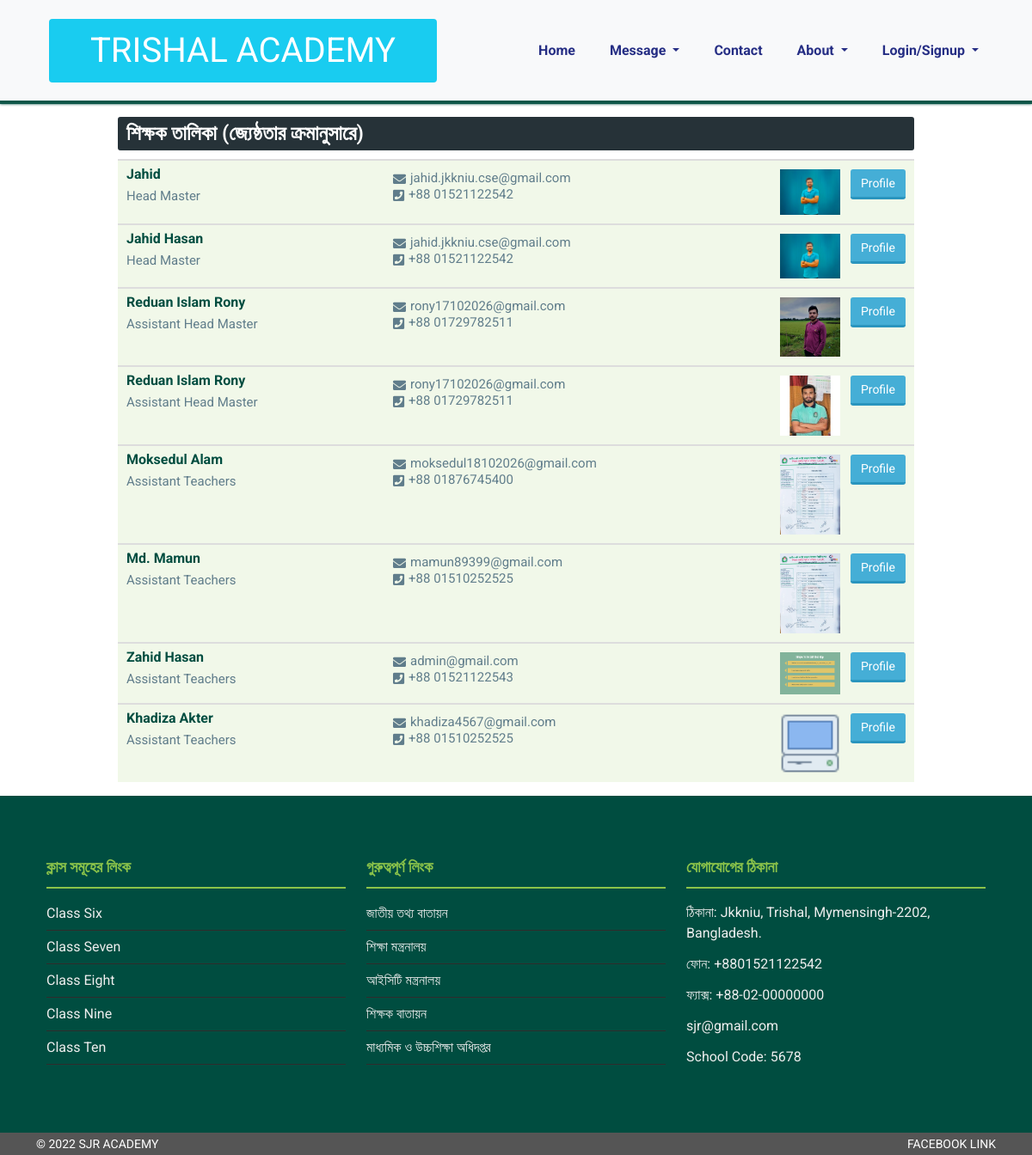
Screenshot of /information/teachers.php with the database file from the repository.
### tables this page shows
CREATE TABLE `employees` (
  `id` int(11) NOT NULL,
  `name` varchar(100) NOT NULL,
  `phone` varchar(50) NOT NULL,
  `email` varchar(50) NOT NULL,
  `designation` int(11) NOT NULL,
  `class` int(11) NOT NULL,
  `subject` varchar(100) NOT NULL,
  `join_date` date NOT NULL,
  `cv` varchar(50) NOT NULL DEFAULT 'default.pdf',
  `photo` varchar(50) NOT NULL DEFAULT 'default.jpg',
  `category` int(11) NOT NULL
);

### information/teachers.php (the view)
<?php
require '../dashboard/header.php';
$designationQry="SELECT * FROM designations ORDER BY value DESC";
$designations=mysqli_query($db_connect, $designationQry);
$idToDesgnation= array();
foreach($designations as $designation){
    $did=$designation['id'];
    $idToDesgnation[$did]=$designation['designation_name'];
}
$categoryQry="SELECT * FROM employee_categories";
$categories=mysqli_query($db_connect, $categoryQry);
$idToCategory= array();
foreach($categories as $category){
    $cid=$category['id'];
    $idToCategory[$cid]=$category['category_name'];
}
?>
<section class="mt-3 mb-3">
    <div class="container">
        <div class="row">
            <div class="col-lg-1"></div>
            <div class="col-lg-10">
                 <div class="about-right">
                     <div class="about-right-head">
                         <h3> শিক্ষক তালিকা (জ্যেষ্ঠতার ক্রমানুসারে)</h3>
                     </div>
                     <div class="about-right-body">
                        <?php foreach($designations as $designation){
                             $designationId=$designation['id'];
                             $memberQry="SELECT * FROM employees WHERE designation='$designationId' ORDER BY join_date";
                             $members=mysqli_query($db_connect, $memberQry);
                             foreach($members as $member){
                                 $categoryId=$member['category'];
                                 if($idToCategory[$categoryId]=="Teachers"){
                                 ?>
                                <div class="about-right-item">
                                    <div class="row">
                                        <div class="col-lg-4 col-sm-12">
                                            <div class="section-A">
                                                <h3><?=$member['name']?></h3>
                                                <p class="mt-2"><?=$idToDesgnation[$member['designation']]?></p>
                                            </div>
                                        </div>
                                        <div class="col-lg-4 col-sm-12">
                                            <div class="section-B">
                                                <p><i class="fas fa-envelope"></i><?=$member['email']?></p>
                                                <p><i class="fa fa-phone-square" aria-hidden="true"></i><?="+88 ".$member['phone']?></p>
                                            </div>
                                        </div>
                                        <div class="col-lg-4 extra1">
                                            <div class="section-C">
                                                <img src="../admin/uploads/photo/<?=$member['photo']?>" width="70" alt="">
                                                <a href="#">Profile</a>
                                            </div>
                                        </div>
                                    </div>
                                </div>
                            <?php }
                             }
                            }
                        ?>
                     </div>
                 </div>
             </div>
             <div class="col-lg-1"></div>
        </div>
    </div>
</section>
<?php
require '../dashboard/footer.php';
?>

### css/style.css (style rules this page uses)
* { padding: 0; margin: 0; outline: 0; box-sizing: border-box; }
body { background: #fff; font-family: 'Roboto', sans-serif; font-weight: 400; line-height: 26px; }
a { text-decoration: none; }
h1, h2, h3, h4, h5, h6, p { line-height: .8; }
.h1, .h2, .h3, .h4, .h5, .h6, h1, h2, h3, h4, h5, h6 { margin-bottom: 0rem; }
p { margin-top: 0; margin-bottom: 0rem; }

### css/about.css (style rules this page uses)
* { padding: 0; margin: 0; outline: 0; }
a { text-decoration: none; }
.h1, .h2, .h3, .h4, .h5, .h6, h1, h2, h3, h4, h5, h6 { margin-top: 0; margin-bottom: 0rem; }
p { margin-top: 0; margin-bottom: 0rem; }
.about-right-head h3 { color: #fff; padding: 10px; background: #263238; border-radius: 3px; font-weight: 600; font-family: 'Roboto', sans-serif; font-size: 24px; margin-bottom: 10px; }
.about-right-item { border-top: 2px solid #ddd; background-color: #F1F8E9; padding: 10px; transition: .3s; }
.section-A h3 { font-size: 16px; color: #004D40; font-weight: 700; font-family: 'Roboto', sans-serif; }
.section-A p { font-family: 'Roboto', sans-serif; font-weight: 400; font-size: 15px; color: #607D8B; padding-top: 4px; }
.section-B p { font-family: 'Roboto', sans-serif; font-weight: 400; font-size: 15px; color: #607D8B; padding-top: 4px; }
.section-B p i { padding-right: 5px; vertical-align: middle; }
.extra1 { display: flex; justify-content: right; }
.section-C a { vertical-align: top; background: #45aed6; border-width: 0; border-bottom: 3px solid #2a95be; border-radius: 3px; display: inline-block; padding: 6px 12px; font-size: 14px; font-weight: 400; line-height: 1.42857143; text-align: center; white-space: nowrap; font-family: 'Roboto', sans-serif; cursor: pointer; color: #fff; transition: .4s; margin-left: 8px; }

### css/contact.css (style rules this page uses)
* { padding: 0; margin: 0; outline: 0; }
a { text-decoration: none; }
p { margin-top: 0; margin-bottom: 0rem; }
.h1, .h2, .h3, .h4, .h5, .h6, h1, h2, h3, h4, h5, h6 { margin-top: 0; margin-bottom: 0rem; }

### rows the page displays
employees: name "Jahid", designation "Head Master", email "jahid.jkkniu.cse@gmail.com", phone "01521122542", photo (picture)
employees: name "Jahid Hasan", designation "Head Master", email "jahid.jkkniu.cse@gmail.com", phone "01521122542", photo (picture)
employees: name "Reduan Islam Rony", designation "Assistant Head Master", email "rony17102026@gmail.com", phone "01729782511", photo (picture)
employees: name "Reduan Islam Rony", designation "Assistant Head Master", email "rony17102026@gmail.com", phone "01729782511", photo (picture)
employees: name "Moksedul Alam", designation "Assistant Teachers", email "moksedul18102026@gmail.com", phone "01876745400", photo (picture)
employees: name "Md. Mamun", designation "Assistant Teachers", email "mamun89399@gmail.com", phone "01510252525", photo (picture)
employees: name "Zahid Hasan", designation "Assistant Teachers", email "admin@gmail.com", phone "01521122543", photo (picture)
employees: name "Khadiza Akter", designation "Assistant Teachers", email "khadiza4567@gmail.com", phone "01510252525", photo (picture)
